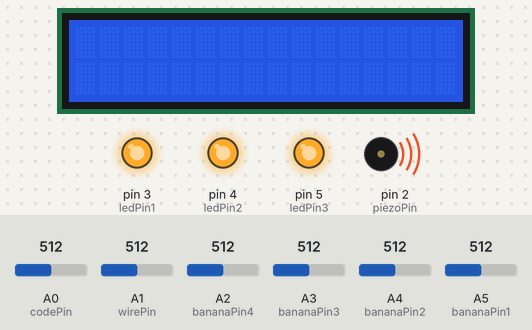
A sketch run on a simulated Arduino Uno, built with avr-gcc and run on an emulated ATmega328P. On the bench: 16×2 character LCD, output pins drawn as LEDs (lit = HIGH), buzzer (waves = sounding). Inputs (shaded band) come from the test bench; at power-on: A0 (codePin) = 512, A1 (wirePin) = 512, A2 (bananaPin4) = 512, A3 (bananaPin3) = 512, A4 (bananaPin2) = 512, A5 (bananaPin1) = 512. What the sketch prints to the serial monitor is not drawn.

Above: at 0.1 s.
At 1.1 s:
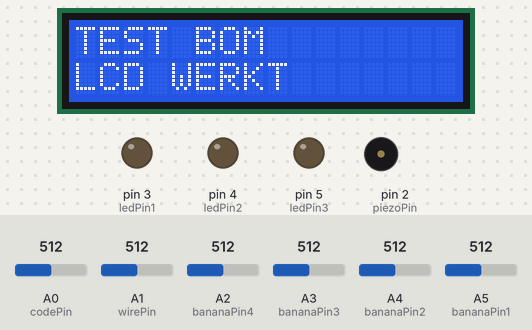
Timing chart, 0 to 130.0 s (numbered marks = the images above):
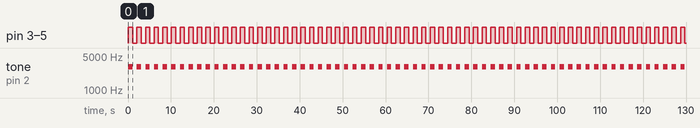

The sketch:

Test_programma.ino
```cpp
/* ------------------- PINS ------------------- */
#define bananaPin1 A5
#define bananaPin2 A4
#define bananaPin3 A3
#define bananaPin4 A2
#define wirePin A1
#define codePin A0
#define piezoPin 2
#define ledPin1 3
#define ledPin2 4
#define ledPin3 5
#define rest 6
#define en 7
#define dvier 8
#define dvijf 9
#define dzes 10
#define dzeven 11

#include <LiquidCrystal.h>

LiquidCrystal lcd(rest, en, dvier, dvijf, dzes, dzeven);

void setup() {
    Serial.begin(115200);
    pinMode(ledPin1, OUTPUT);
    pinMode(ledPin2, OUTPUT);
    pinMode(ledPin3, OUTPUT);
    lcd.begin(16,2);
}

void loop() {
    lcd.clear();
    Serial.print("bananaPin1: ");
    Serial.println((double)(analogRead(bananaPin1)*5)/1024);
    Serial.print("bananaPin2: ");
    Serial.println((double)(analogRead(bananaPin2)*5)/1024);
    Serial.print("bananaPin3: ");
    Serial.println((double)(analogRead(bananaPin3)*5)/1024);
    Serial.print("bananaPin4: ");
    Serial.println((double)(analogRead(bananaPin4)*5)/1024);
    Serial.print("wirePin: ");
    Serial.println(analogRead(wirePin));
    Serial.print("codePin: ");
    Serial.println(analogRead(codePin));
    Serial.println("-----------------------------");
    digitalWrite(ledPin1, HIGH);
    digitalWrite(ledPin2, HIGH);
    digitalWrite(ledPin3, HIGH);
    tone(piezoPin, 3000);
    delay(1000);
    lcd.print("TEST BOM");
    lcd.setCursor(0,1);
    lcd.print("LCD WERKT");
    digitalWrite(ledPin1, LOW);
    digitalWrite(ledPin2, LOW);
    digitalWrite(ledPin3, LOW);
    noTone(piezoPin);
    delay(1000);
}
```

Measured:
- by itself, pin 3 (ledPin1), pin 4 (ledPin2), pin 5 (ledPin3): alternates HIGH for 1.0 s and LOW for 1.0 s
- by itself, tone on pin 2 (piezoPin): alternates 3000 Hz for 1.0 s and silent for 1.0 s
